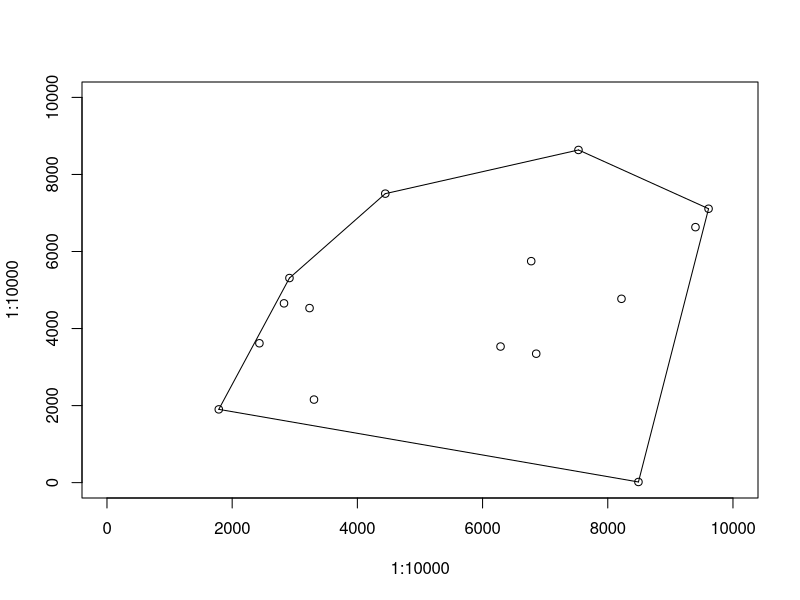

Source code (R):
#! /usr/bin/env Rscript
png("convex.png", width=700, height=700)
plot(1:10000, 1:10000, type="n")

#points
points(1786,1902)
points(2435,3618)
points(2828,4654)
points(2915,5311)
points(3236,4531)
points(3307,2156)
points(4446,7502)
points(6287,3533)
points(6777,5749)
points(6857,3347)
points(7532,8636)
points(8219,4772)
points(8490,17)
points(9401,6632)
points(9610,7110)

#line segments
segments(1786,1902,2915,5311)
segments(2915,5311,4446,7502)
segments(4446,7502,7532,8636)
segments(7532,8636,9610,7110)
segments(9610,7110,8490,17)
segments(8490,17,1786,1902)
dev.off()
